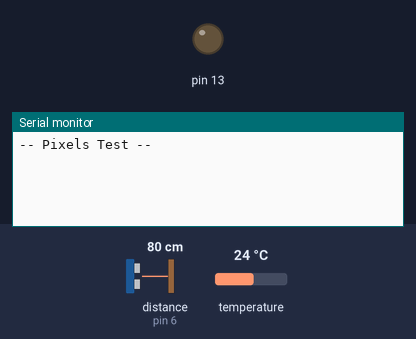
Bench run of a sketch on a simulated Arduino Uno, built with avr-gcc and run on an emulated ATmega328P. Shown: output pins drawn as LEDs (lit = HIGH), the last lines printed to the serial monitor. The inputs (shaded band) are chosen by the test bench; at power-on: temperature 24 °C, distance to the obstacle (sensor on pin 6) 80 cm. The echo pulse lasts 58.3 µs per cm.

Above: at 1.3 s.
1.4 s: temperature set to 28 °C
At 1.52 s:
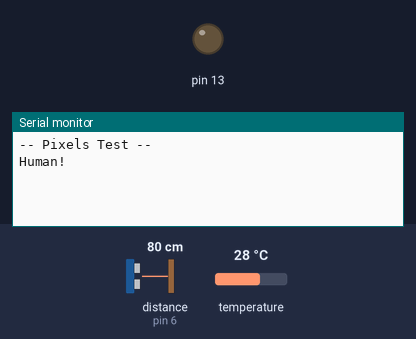
3.3 s: distance to the obstacle (sensor on pin 6) set to 299 cm
At 3.43 s:
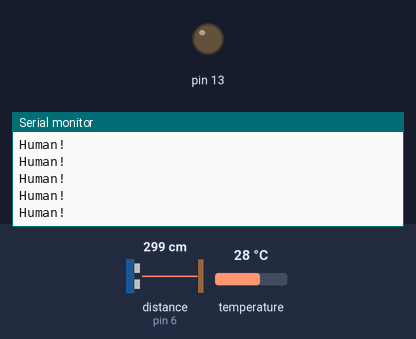

Measured:
- after the input at 1.4 s, the serial monitor: prints a new line at once (image 1)

The sketch:

pixels_test.ino
```cpp
#include <Wire.h>
#include <Adafruit_AMG88xx.h>
#include <NewPing.h>

#include <SoftwareSerial.h>
int tx = 10;
int rx = 11;

SoftwareSerial bluetooth(tx, rx);

#define trig 7
#define echo 6
#define max 400

NewPing sonar(trig, echo, max);

Adafruit_AMG88xx amg;

float pixels[AMG88xx_PIXEL_ARRAY_SIZE];

void setup() {
    Serial.begin(9600);
    pinMode(13, OUTPUT);
    bluetooth.begin(9600);

    bool status;

    // default settings
    status = amg.begin();
    if (!status) {
        Serial.println("Could not find a valid AMG88xx sensor, check wiring!");
        while (1);
    }

    Serial.println("-- Pixels Test --");

    delay(100);
}


void loop() {

    amg.readPixels(pixels);

    int x = 0;

    for(int i=1; i<=AMG88xx_PIXEL_ARRAY_SIZE; i++){
      x += pixels[i-1];
    }

    if (x > 1700 && x < 2500) {
          Serial.println("Human!");
          int uS = sonar.ping();
          bluetooth.write(uS / US_ROUNDTRIP_CM);
          delay(99);
    }
 }
```
